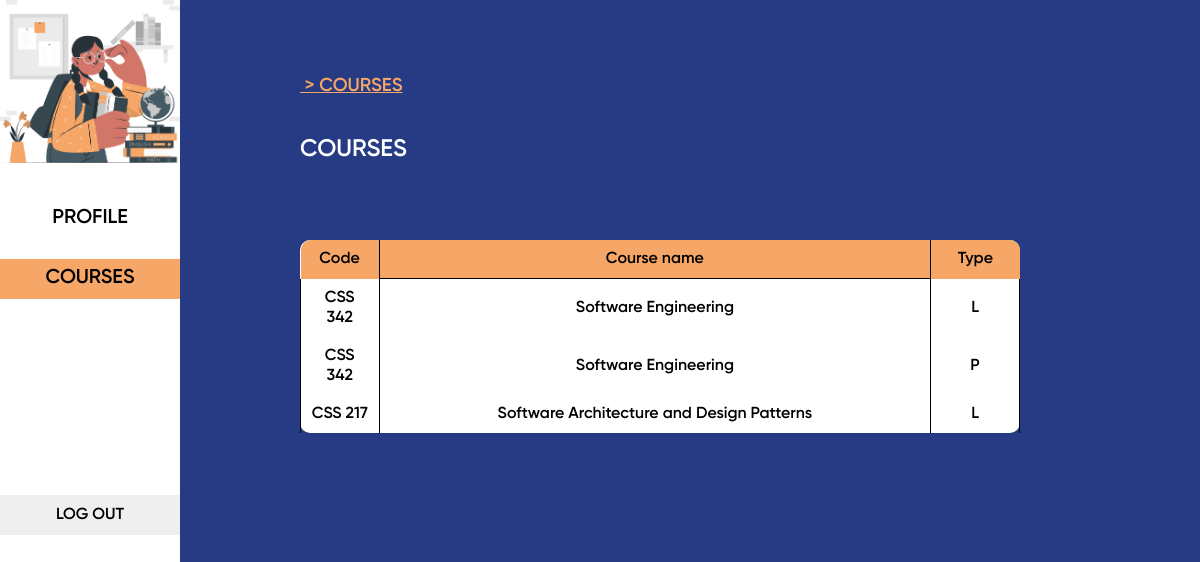
/teacher_courses/ (signed in), run on the app's committed database.
### attendance/models.py (models this page shows, shortened)
class specific_course(models.Model):
    course_code = models.CharField(max_length=7,blank=False)
    is_lecture=models.BooleanField(default=True,blank=False)
    specific_course_id = models.IntegerField(blank=False,default=0,unique=True)
    group = models.IntegerField(blank=False,default=0)
    course_part = models.IntegerField(blank=False,default=0)
    course_start_time = models.TimeField()
    course_start_day = models.IntegerField(blank=False,default=0) # monday is 1 , sunday is 7 etc
    registration_deadline = models.DateTimeField(default=timezone.now(), blank=False)

class course(models.Model):
    course_code = models.CharField(max_length=7,unique=True,blank=False)
    credits = models.CharField(max_length=5,blank=False)
    hours = models.IntegerField(blank=False,default=45)
    course_name = models.CharField(max_length=60,blank=False)
    ECTS = models.IntegerField(blank=False,default=5)

### dashboard/views.py (the view)
# urls.py: path('teacher_courses/', views.teacher_courses, name="teacher_courses"),
@login_required
def teacher_courses(request):
    teacher_courses = []
    specific_course_ids_of_a_teacher = teachers_courses.objects.filter(teacher_id=request.user.teacher.id).values_list('specific_course_id', flat=True)
    courses_of_a_teacher = specific_course.objects.filter(specific_course_id__in = specific_course_ids_of_a_teacher)
    map_of_courses = []
    for crs in courses_of_a_teacher:
        course_name=course.objects.filter(course_code=crs.course_code).first().course_name
        type_of_course = "P"
        if crs.is_lecture==True:
            type_of_course="L"
        if course_name+type_of_course not in map_of_courses:
            map_of_courses.append(course_name+type_of_course)
            teacher_courses.append({
                "course_code":crs.course_code,
                "course_name":course_name,
                "course_type":type_of_course,
            })
    return render(request, 'dashboard/courses_teacher.html', {'teacher_courses': teacher_courses,'status1':"",'status2':"active"})

### dashboard/templates/dashboard/courses_teacher.html (shortened to what this page needs)
{% extends "dashboard/teacher_base.html" %}
{% block content %}
<div class="gen_courses_info">
    <div class="section_info">
        <div >
            <h3 onclick="window.location.href='{% url 'dashboard:teacher_courses'%}'" >&nbsp;> COURSES</h3>
        </div>
        <h2>COURSES</h2>
    </div>
    <section class="attendance_container">
        <table class="attendance_table">
            <thead>
                <tr class="header-row">
                    <th>Code</th>
                    <th>Course name</th>
                    <th>Type</th>
                </tr>
            </thead>
            <tbody>
                {% for course in teacher_courses %}
                        <tr onclick="window.location.href='{% url 'dashboard:teacher_courses_specific_one' course_code=course.course_code course_type=course.course_type  %}'">
                        <td>{{ course.course_code }}</td>
                        <td>{{ course.course_name }}</td>
                        <td>{{ course.course_type }}</td>
                        </tr>
                {% endfor %}
            </tbody>
        </table>
</div>
{% endblock content %}

### static/css/student_base.css (style rules this page uses)
body,html { font-family: gilroy-600; background-color: #263B83; height: 100vh; width: 100vw; margin: 0; padding: 0; cursor: pointer; display: flex; flex-direction: row; }
.section_info { height: 30vh; margin-left: 10vw; width: 75vw; display: flex; justify-content: center; flex-direction: column; }
.section_info h2 { color:white; font-weight: lighter; font-family: gilroy-600; }
.section_info { height: 30vh; margin-left: 10vw; width: 75vw; display: flex; justify-content: center; flex-direction: column; color: #ffffff; }
.section_info h3 { text-decoration: underline; color:#F6A667; }
.attendance_container { max-width: 60vw; display: flex; align-items: left; margin-left: 10vw; overflow-x: scroll; overflow-y: scroll; }
.attendance_table { border-radius: 10px; background-color: #ffffff; box-shadow: 0 4px 10px rgba(0, 0, 0, 0.1); width: 100%; margin: 0 auto; border-collapse: collapse; text-align: center; color: #F6A667; flex-grow: 1; }
.attendance_table th, .attendance_table td { padding: 9px; border-left: 1px solid black; border-right: 1px solid black; }
.attendance_table th { background:#F6A667; color: #000000; border-bottom: 1px solid black; }
.attendance_table td { color:black; }
th:first-child { border-top-left-radius: 10px; width: 5vw; border: none; }
th:last-child { border-top-right-radius: 10px; border: none; }
.attendance_table { background-color: #ffffff; width: 60vw; }

### data on the page
specific_course: course_code "CSS 342"
course: course_name "Software Engineering" "Software Engineering"
specific_course: course_code "CSS 342"
specific_course: course_code "CSS 217"
course: course_name "Software Architecture and Design Patterns"

### other printed values
{{ course.course_type }} "L" "P" "L"
